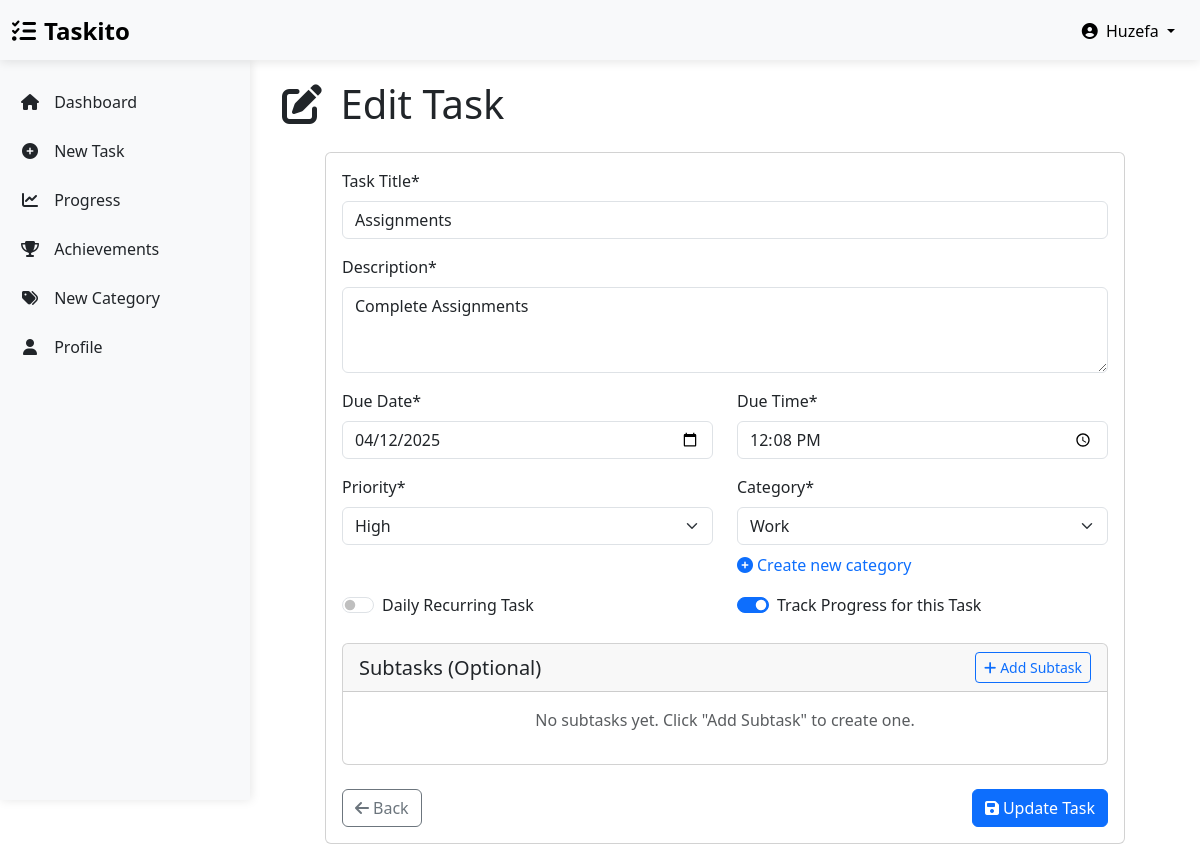
The app's page /task/9/edit (signed in) with its own data.
### models.py (models this page shows, shortened)
class User(UserMixin, db.Model):
    id = db.Column(db.Integer, primary_key=True)
    username = db.Column(db.String(64), index=True, nullable=False)
    email = db.Column(db.String(120), index=True, unique=True, nullable=False)
    password_hash = db.Column(db.String(256), nullable=False)
    joined_at = db.Column(db.DateTime, default=datetime.utcnow)
    tasks = db.relationship('Task', backref='user', lazy='dynamic', cascade='all, delete-orphan')
    categories = db.relationship('Category', backref='user', lazy='dynamic', cascade='all, delete-orphan')
    achievements = db.relationship('Achievement', backref='user', lazy='dynamic', cascade='all, delete-orphan')

class Task(db.Model):
    id = db.Column(db.Integer, primary_key=True)
    title = db.Column(db.String(100), nullable=False)
    description = db.Column(db.Text, nullable=False)
    due_date = db.Column(db.Date, nullable=False)
    due_time = db.Column(db.Time, nullable=False)
    created_at = db.Column(db.DateTime, default=datetime.utcnow)
    last_updated = db.Column(db.DateTime, default=datetime.utcnow, onupdate=datetime.utcnow)
    priority = db.Column(db.Integer, nullable=False)
    status = db.Column(db.Integer, default=0)
    progress = db.Column(db.Integer, default=0)
    track_progress = db.Column(db.Boolean, default=False)
    is_recurring = db.Column(db.Boolean, default=False)
    is_completed = db.Column(db.Boolean, default=False)
    completed_at = db.Column(db.DateTime, nullable=True)
    user_id = db.Column(db.Integer, db.ForeignKey('user.id'), nullable=False)
    category_id = db.Column(db.Integer, db.ForeignKey('category.id'), nullable=False)
    subtasks = db.relationship('SubTask', backref='task', lazy='dynamic', cascade='all, delete-orphan')

### routes.py (the view, shortened to what this page needs)
@app.route('/task/<int:task_id>/edit', methods=['GET', 'POST'])
@login_required
def edit_task(task_id):
    task = Task.query.filter_by(id=task_id, user_id=current_user.id).first_or_404()
    form = TaskForm(obj=task)
    form.category_id.choices = [
        (c.id, c.name) for c in Category.query.filter_by(user_id=current_user.id).all()
    ]
    if request.method == 'GET':
        while len(form.subtasks) > 0:
            form.subtasks.pop_entry()
        for subtask in task.subtasks:
            form.subtasks.append_entry({
                'title': subtask.title,
                'is_completed': subtask.is_completed
            })
    return render_template('task_form.html', title='Edit Task', form=form, task=task)

### forms.py
class TaskForm(FlaskForm):
    title = StringField('Task Title', validators=[DataRequired(), Length(max=100)])
    description = TextAreaField('Description', validators=[DataRequired()])
    due_date = DateField('Due Date', validators=[DataRequired()])
    due_time = TimeField('Due Time', validators=[DataRequired()])
    priority = SelectField('Priority', choices=[
        (3, 'High'),
        (2, 'Medium'),
        (1, 'Low')
    ], coerce=int, validators=[DataRequired()])
    category_id = SelectField('Category', coerce=int, validators=[DataRequired()])
    is_recurring = BooleanField('Daily Recurring Task')
    track_progress = BooleanField('Track Progress for this Task')
    subtasks = FieldList(FormField(SubTaskForm), min_entries=0)
    add_subtask = SubmitField('Add Subtask')
    submit = SubmitField('Save Task')

### app.py (called while the page is built)
    @login_manager.user_loader
    def load_user(user_id):
        return User.query.get(int(user_id))

### templates/task_form.html (shortened to what this page needs)
{% extends "base.html" %}
{% block content %}
<div class="container-fluid">
    <h1 class="mb-4">
        <i class="fas fa-{% if task %}edit{% else %}plus-circle{% endif %} me-2"></i>
        {% if task %}Edit Task{% else %}New Task{% endif %}
    </h1>
    <div class="card form-container">
        <div class="card-body">
            <form method="post" action="{% if task %}{{ url_for('edit_task', task_id=task.id) }}{% else %}{{ url_for('new_task') }}{% endif %}">
                <div class="mb-3">
                    <label for="{{ form.title.id }}" class="form-label">Task Title*</label>
                    {{ form.title(class="form-control", placeholder="Enter task title") }}
                </div>
                <div class="mb-3">
                    <label for="{{ form.description.id }}" class="form-label">Description*</label>
                    {{ form.description(class="form-control", rows=3, placeholder="Enter task description") }}
                </div>
                <div class="row">
                    <div class="col-md-6 mb-3">
                        <label for="{{ form.due_date.id }}" class="form-label">Due Date*</label>
                        {{ form.due_date(class="form-control", type="date") }}
                    </div>
                    <div class="col-md-6 mb-3">
                        <label for="{{ form.due_time.id }}" class="form-label">Due Time*</label>
                        {{ form.due_time(class="form-control", type="time") }}
                    </div>
                </div>
                <div class="row">
                    <div class="col-md-6 mb-3">
                        <label for="{{ form.priority.id }}" class="form-label">Priority*</label>
                        {{ form.priority(class="form-select") }}
                    </div>
                    <div class="col-md-6 mb-3">
                        <label for="{{ form.category_id.id }}" class="form-label">Category*</label>
                        {{ form.category_id(class="form-select") }}
                        <div class="mt-2">
                            <a href="{{ url_for('new_category') }}" class="text-decoration-none">
                                <i class="fas fa-plus-circle me-1"></i>Create new category
                            </a>
                        </div>
                    </div>
                </div>
                <div class="row mb-4">
                    <div class="col-md-6">
                        <div class="form-check form-switch">
                            {{ form.is_recurring(class="form-check-input") }}
                            <label class="form-check-label" for="{{ form.is_recurring.id }}">Daily Recurring Task</label>
                        </div>
                    </div>
                    <div class="col-md-6">
                        <div class="form-check form-switch">
                            {{ form.track_progress(class="form-check-input") }}
                            <label class="form-check-label" for="{{ form.track_progress.id }}">Track Progress for this Task</label>
                        </div>
                    </div>
                </div>
                <div class="card mb-4">
                    <div class="card-header d-flex justify-content-between align-items-center">
                        <h5 class="mb-0">Subtasks (Optional)</h5>
                        <button type="button" id="add-subtask-btn" class="btn btn-sm btn-outline-primary">
                            <i class="fas fa-plus me-1"></i>Add Subtask
                        </button>
                    </div>
                    <div class="card-body">
                        <div id="subtasks-container">
                            {% if form.subtasks|length == 0 %}
                            <p class="text-muted text-center">No subtasks yet. Click "Add Subtask" to create one.</p>
                            {% endif %}
                        </div>
                    </div>
                </div>
                <div class="d-flex justify-content-between">
                    <a href="{{ url_for('dashboard') }}" class="btn btn-outline-secondary">
                        <i class="fas fa-arrow-left me-1"></i>Back
                    </a>
                    <button type="submit" class="btn btn-primary">
                        <i class="fas fa-save me-1"></i>{% if task %}Update{% else %}Create{% endif %} Task
                    </button>
                </div>
            </form>
        </div>
    </div>
</div>
{% endblock %}

### templates/base.html (shortened to what this page needs)
<!DOCTYPE html>
<html lang="en" data-bs-theme="light">
<head>
    <link rel="stylesheet" href="https://cdn.jsdelivr.net/npm/bootstrap@5.3.0/dist/css/bootstrap.min.css">
    <link rel="stylesheet" href="https://cdnjs.cloudflare.com/ajax/libs/font-awesome/6.4.0/css/all.min.css">
    <link rel="stylesheet" href="{{ url_for('static', filename='css/custom.css') }}">
    <link rel="stylesheet" href="{{ url_for('static', filename='css/mobile.css') }}">
</head>
<body>
    {% if current_user.is_authenticated %}
    <header class="app-header navbar navbar-light bg-light">
        <div class="container-fluid">
            <a class="navbar-brand app-logo" href="{{ url_for('dashboard') }}">
                <i class="fas fa-tasks me-2"></i>Taskito
            </a>
            <div class="d-flex">
                <div class="dropdown">
                    <button class="btn btn-light dropdown-toggle" type="button" id="userMenu"
                            data-bs-toggle="dropdown" aria-expanded="false">
                        <i class="fas fa-user-circle me-1"></i>
                        {{ current_user.username }}
                    </button>
                </div>
            </div>
        </div>
    </header>
    <div class="main-container">
        <aside id="sidebar" class="sidebar bg-light">
            <ul class="nav flex-column text-dark">
                <li class="nav-item">
                    <a class="nav-link {% if request.endpoint == 'dashboard' %}active{% endif %}"
                       href="{{ url_for('dashboard') }}">
                        <i class="fas fa-home"></i> Dashboard
                    </a>
                </li>
                <li class="nav-item">
                    <a class="nav-link {% if request.endpoint == 'new_task' %}active{% endif %}"
                       href="{{ url_for('new_task') }}">
                        <i class="fas fa-plus-circle"></i> New Task
                    </a>
                </li>
                <li class="nav-item">
                    <a class="nav-link {% if request.endpoint == 'progress' %}active{% endif %}"
                       href="{{ url_for('progress') }}">
                        <i class="fas fa-chart-line"></i> Progress
                    </a>
                </li>
                <li class="nav-item">
                    <a class="nav-link {% if request.endpoint == 'achievements' %}active{% endif %}"
                       href="{{ url_for('achievements') }}">
                        <i class="fas fa-trophy"></i> Achievements
                    </a>
                </li>
                <li class="nav-item">
                    <a class="nav-link {% if request.endpoint == 'new_category' %}active{% endif %}"
                       href="{{ url_for('new_category') }}">
                        <i class="fas fa-tags"></i> New Category
                    </a>
                </li>
                <li class="nav-item">
                    <a class="nav-link {% if request.endpoint == 'profile' %}active{% endif %}"
                       href="{{ url_for('profile') }}">
                        <i class="fas fa-user"></i> Profile
                    </a>
                </li>
            </ul>
        </aside>
        <main class="content-area" style="margin-left: var(--sidebar-width);">
            {% block content %}{% endblock %}
        </main>
    </div>
    {% endif %}
</body>
</html>

### static/css/custom.css (style rules this page uses)
:root { --sidebar-width: 250px; --header-height: 60px; }
body { min-height: 100vh; display: flex; flex-direction: column; }
.main-container { display: flex; flex: 1; }
.content-area { flex: 1; padding: 20px; transition: margin-left 0.3s; }
.sidebar { width: var(--sidebar-width); position: fixed; height: calc(100vh - var(--header-height)); top: var(--header-height); left: 0; z-index: 100; padding: 20px 0; box-shadow: 1px 0 10px rgba(0, 0, 0, 0.1); transition: all 0.3s; overflow-y: auto; }
.sidebar .nav-link { padding: 10px 20px; color: var(--bs-dark); border-radius: 0; margin-bottom: 5px; }
.sidebar .nav-link i { margin-right: 10px; width: 20px; text-align: center; }
.app-header { height: var(--header-height); box-shadow: 0 2px 10px rgba(0, 0, 0, 0.1); z-index: 1000; }
.app-logo { font-size: 1.5rem; font-weight: bold; }
.form-container { max-width: 800px; margin: 0 auto; }

### records on screen
User: username "Huzefa"
Task: title "Assignments", description "Complete Assignments", due_date "04/12/2025", due_time "12:08", priority "High", category_id "Work", track_progress "☑"
